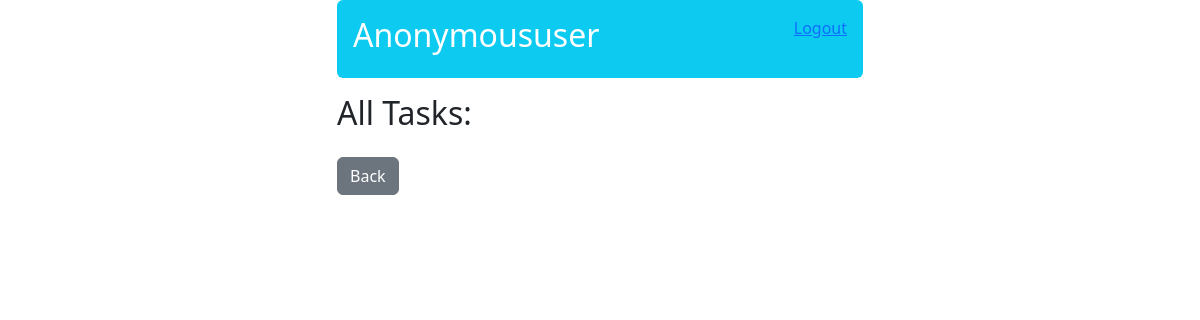
Before: /task/all/ with the older database file.
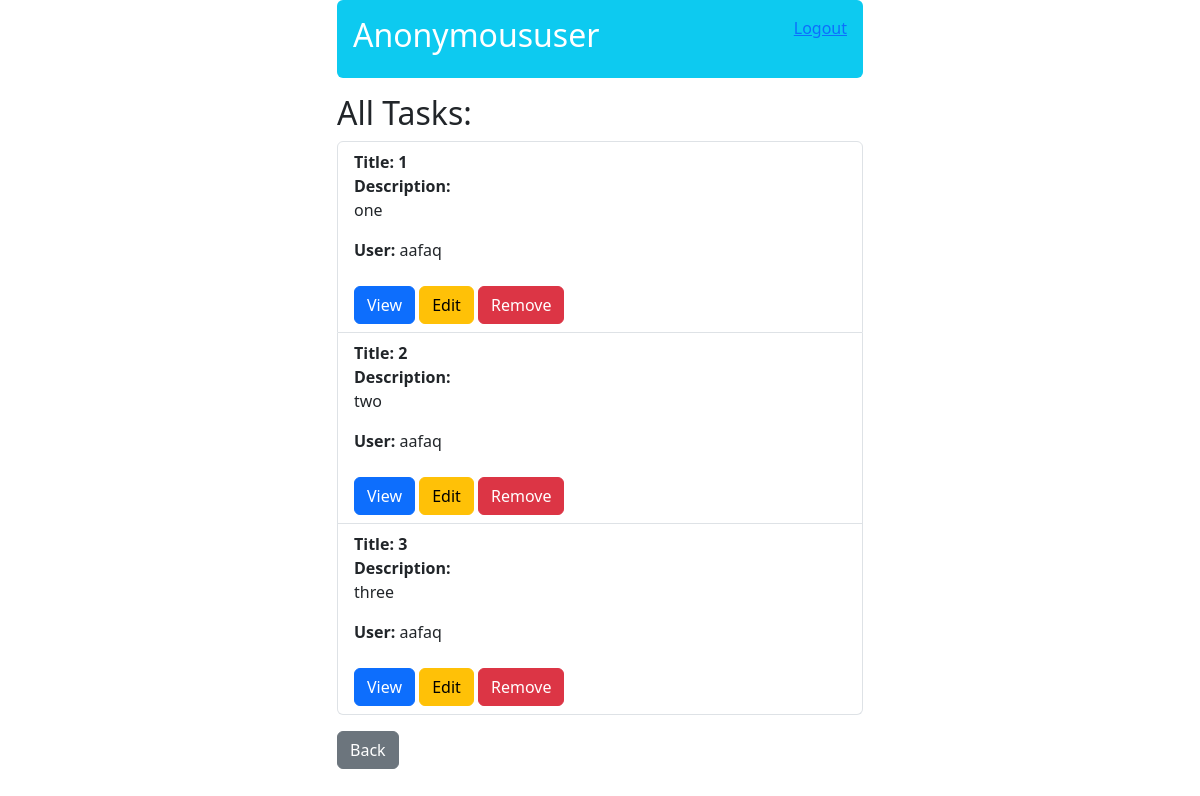
After: the same page with the newer database file.
### todo/models.py (models this page shows, shortened)
class Task(models.Model):
    title = models.CharField(max_length=100)
    description = models.TextField()
    user = models.ForeignKey(User, on_delete=models.CASCADE)
    position = models.IntegerField(default=0)

### todo/views.py (the view)
# urls.py: path('task/all/', views.AllTasksView.as_view(),name='all-tasks'),
class AllTasksView(ListView):
    model = Task
    template_name = 'todo/all-tasks.html'

### todo/templates/todo/all-tasks.html
{% extends "base.html" %}
{% block content %}
    {% include "todo/includes/header-bar.html" %}
    <h2>All Tasks:</h2>
    <ul class='list-group mb-3'>
        {% for task in task_list %}
            <li class='list-group-item'>
                <strong>Title: {{ task.title }}</strong>
                <br>
                <strong>Description:</strong> {{ task.description | safe }}
                <strong>User:</strong> {{task.user}}
                <br> <br>
                <a href="{% url 'task-detail' task.id %}" class="btn btn-primary">View</a>
                <a href="{% url 'task-edit' task.id %}" class="btn btn-warning">Edit</a>
                <a href="{% url 'task-remove' task.id %}" class="btn btn-danger">Remove</a>
             </li>
        {% endfor %}
    </ul>
    <a href="{% url 'task-add' %}">
        <button class="btn btn-secondary">Back</button>
    </a>
{% endblock content %}

### templates/base.html (shortened to what this page needs)
<!DOCTYPE html>
<html lang="en">
<head>
    <link href="https://cdn.jsdelivr.net/npm/bootstrap@5.3.1/dist/css/bootstrap.min.css" rel="stylesheet">
</head>
<body>
    <div class="container">
        {% block content %}{% endblock content %}
    </div>
</body>
</html>

### todo/templates/todo/includes/header-bar.html (shortened to what this page needs)
<div class="mb-3 p-3 bg-info text-white rounded d-flex justify-content-between">
    <div>
        <h2>{{ user|title }} </h2>
    </div>
    <div>
        <a href="{% url 'logout' %}">Logout</a>
    </div>
</div>

### templates/base.html (style rules this page uses)
.container { max-width: 550px; }

Changed rows visible on the page:
added Task: title "1", description "one", user "aafaq"
added Task: title "2", description "two", user "aafaq"
added Task: title "3", description "three", user "aafaq"
